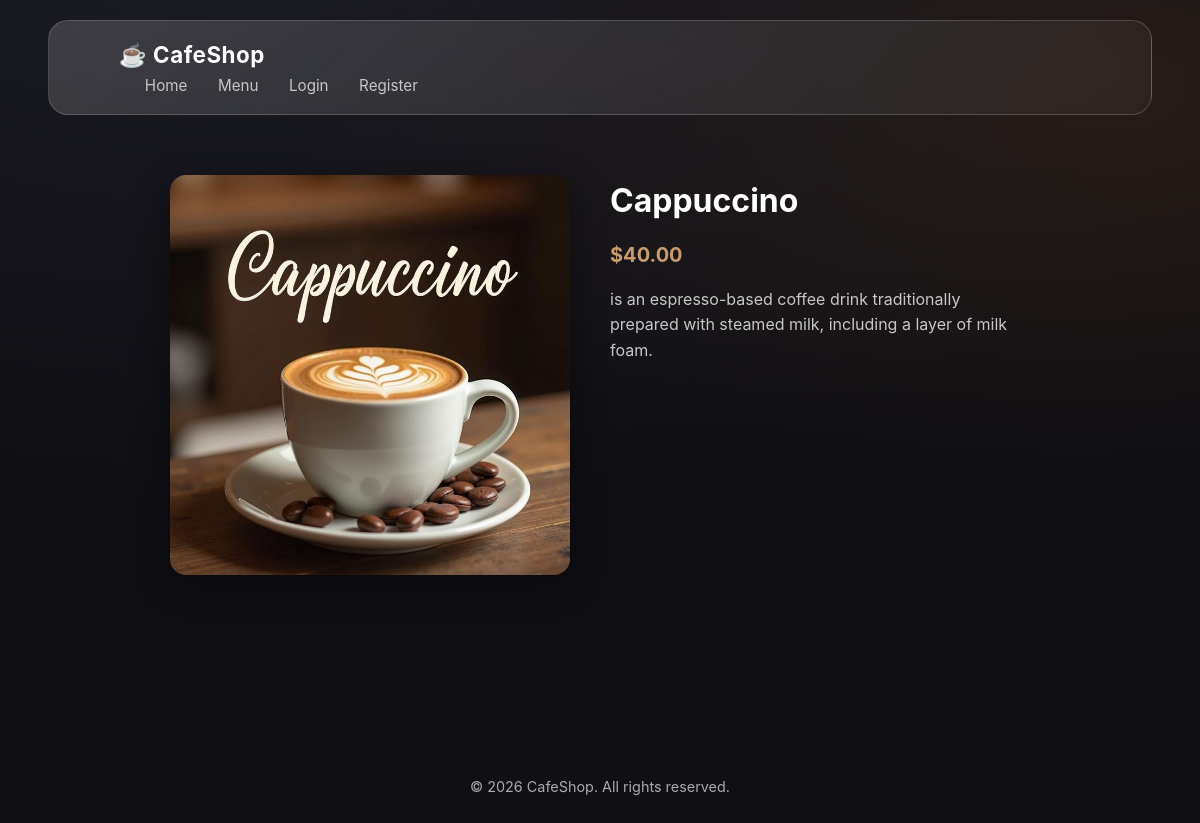
/details/4/, run on the app's committed database.
### cafe/models.py (models this page shows, shortened)
class Coffee(models.Model):
    name = models.CharField(max_length=100)
    description = models.TextField()
    price = models.DecimalField(max_digits=5, decimal_places=2)
    image = models.ImageField(upload_to='coffees/')
    created_at = models.DateTimeField(auto_now_add=True)

### cafe/views.py (the view)
# urls.py: path("details/<int:id>/", views.details, name="details"),
def details(request, id):
    coffee = get_object_or_404(Coffee, id=id)
    return render(request, "cafe/details.html", {"coffee": coffee})

### cafe/templates/cafe/details.html
{% extends "cafe/base.html" %}
{% load static %}
{% block content %}
<section class="detail-page">
    <link rel="stylesheet" href="{% static 'cafe/details.css' %}">
    <div class="image-for-detail">
    <img src="{{ coffee.image.url }}" class="detail-img">
    </div>
    <div class="detail-info">
        <h1>{{ coffee.name }}</h1>
        <p class="price">${{ coffee.price }}</p>
        <p>{{ coffee.description }}</p>
    </div>
</section>
{% endblock %}

### cafe/static/cafe/main.css (style rules this page uses)
:root { --bg: #0f0f14; --surface: rgba(255, 255, 255, 0.08); --glass: rgba(255, 255, 255, 0.12); --border: rgba(255, 255, 255, 0.18); --primary: #c89b6d; --secondary: #6f4e37; --text-main: #f5f5f7; --text-muted: #b5b5bd; --radius-sm: 8px; --radius-md: 14px; --radius-lg: 22px; --blur: blur(18px); --transition: 0.35s cubic-bezier(.4,0,.2,1); --primary: #c89b6d; --secondary: #6f4e37; --bg-dark: #0f0f12; --bg-card: rgba(255,255,255,0.08); --text-main: #ffffff; --text-muted: #c7c7c7; --border: rgba(255,255,255,0.18); --radius-lg: 20px; --transition: all 0.45s ease; --blur: blur(14px); }
*, *::before, *::after { box-sizing: border-box; margin: 0; padding: 0; }
html { scroll-behavior: smooth; }
body { background: radial-gradient(1200px 600px at 20% -10%, #1b1b23, transparent), radial-gradient(800px 400px at 90% 10%, #2a1c14, transparent), var(--bg); color: var(--text-main); font-family: "Inter", system-ui, -apple-system, BlinkMacSystemFont, sans-serif; line-height: 1.6; min-height: 100vh; }
img { max-width: 100%; display: block; }
.price { font-weight: 700; color: var(--primary); margin-bottom: 18px; }

### cafe/static/cafe/details.css (style rules this page uses)
.detail-page { display: flex; flex-direction: column; align-items: center; gap: 24px; padding: 40px 20px; max-width: 900px; margin: 0 auto; }
.detail-page .image-for-detail { width: 100%; max-width: 350px; }
.detail-page .image-for-detail img.detail-img { width: 100%; height: auto; border-radius: 16px; box-shadow: 0 10px 35px rgba(0,0,0,0.45); object-fit: cover; transition: transform 0.3s ease, box-shadow 0.3s ease; }
.detail-page .detail-info { text-align: center; color: white; max-width: 600px; }
.detail-page .detail-info h1 { font-size: 2rem; margin-bottom: 12px; }
.detail-page .detail-info .price { font-size: 1.25rem; font-weight: 700; color: #c89b6d; margin-bottom: 16px; }
.detail-page .detail-info p { font-size: 1rem; color: #c7c7c7; line-height: 1.6; }
@media screen and (min-width: 768px) { .detail-page { flex-direction: row; align-items: flex-start; gap: 40px; } }
@media screen and (min-width: 768px) { .detail-page .image-for-detail { flex: 1; max-width: 400px; } }
@media screen and (min-width: 768px) { .detail-page .detail-info { flex: 1; text-align: left; } }

### data on the page
Coffee: image (picture), name "Cappuccino", price "40.00", description "is an espresso-based coffee drink traditionally prepared with steamed milk, including a layer of milk foam."
